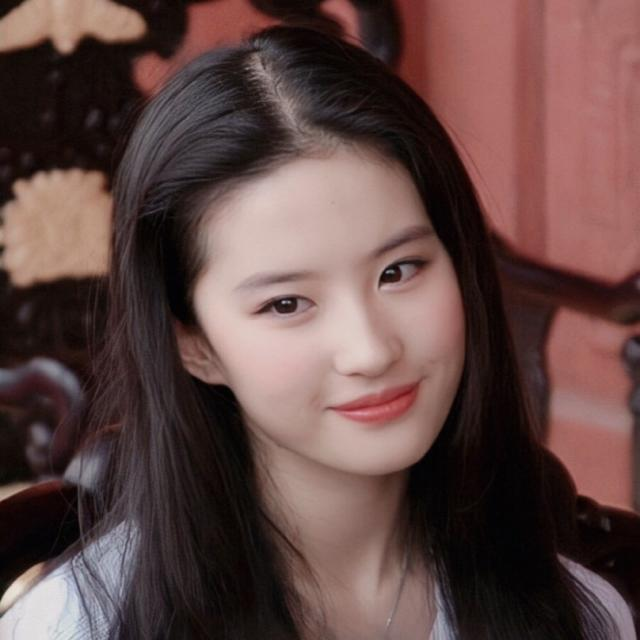
#> input picture core/alignment/test.jpg, 640 x 640 px, found by its file name
$ python face_alignment.py
#> lines starting #> are read from the running program, lines starting #| are printed output that depends on the picture; after the words box and inside, x2 and y2 are one past the last pixel; in counts of white or black regions, pixels touching at a corner belong together
#> further down, test_image is the input picture: shape (640, 640, 3); mean B, G, R 69.3, 71.8, 97.7
### core/alignment/alignment/cv_face_alignment.py
# -*- coding: utf-8 -*-
"""
# --------------------------------------------------------
# @Project: python-learning-notes
# @Author :
# @E-mail :
# @Date   : 2018-08-06 17:19:21
# --------------------------------------------------------
"""
import numpy as np
import cv2
from pybaseutils import image_utils


# [43 lines left out: functions point_affine_transform, image_affine_transform, get_affine_transform, not called in this run]


def alignment_and_crop_face(image, face_size, kpts, kpts_ref=None, align_type="estimate"):
    """
    apply affine transform
    :param image: input image
    :param face_size: out face size
    :param kpts: face landmark,shape=(5, 2).float32
    :param kpts_ref: reference facial points

    :param align_type: transform type, could be one of
            1) 'affine': use the first 3 points to do affine transform,by calling cv2.getAffineTransform()
            2) 'estimate': use all points to do affine transform
    :return:
    """
#> called with kpts = array of shape (5, 2), kpts_ref = array of shape (5, 2), align_type = 'estimate'

    kpts = np.float32(kpts)
    kpts_ref = np.float32(kpts_ref)
    if align_type == "estimate":
        # estimateAffine2D()可以用来估计最优的仿射变换矩阵
        retval, _ = cv2.estimateAffine2D(kpts, kpts_ref)
    elif align_type == "affine":
        # 通过3点对应关系获仿射变换矩阵
        retval = cv2.getAffineTransform(kpts[0:3], kpts_ref[0:3])
    else:
        raise Exception("Error:{}".format(align_type))
    # 进行仿射变换
    face_alig = cv2.warpAffine(image, M=retval, dsize=tuple(face_size))
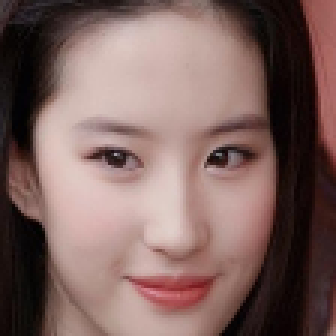
#> face_alig: shape (112, 112, 3) (shown 3 times larger); mean B, G, R 95.1, 99.3, 125.9
    return face_alig


def get_reference_facial_points(square=True, vis=False):
    """
    获得人脸参考关键点,目前支持两种输入的参考关键点,即[96, 112]和[112, 112]
    face_size_ref = [96, 112]
    kpts_ref = [[30.29459953, 51.69630051],
                [65.53179932, 51.50139999],
                [48.02519989, 71.73660278],
                [33.54930115, 92.3655014],
                [62.72990036, 92.20410156]]
    ==================
    face_size_ref = [112, 112]
    kpts_ref = [[38.29459953 51.69630051]
                [73.53179932 51.50139999]
                [56.02519989 71.73660278]
                [41.54930115 92.3655014 ]
                [70.72990036 92.20410156]]

    ==================
    square = True, crop_size = (112, 112)
    square = False,crop_size = (96, 112),
    :param square: True is [112, 112] or False is [96, 112]
    :param vis: True or False,是否显示
    :return:
    """
    # face size[96_112] reference facial points
    face_size_ref = [96, 112]
    kpts_ref = [[30.29459953, 51.69630051],
                [65.53179932, 51.50139999],
                [48.02519989, 71.73660278],
                [33.54930115, 92.3655014],
                [62.72990036, 92.20410156]]
    kpts_ref = np.asarray(kpts_ref)  # kpts_ref_96_112
    # for output_size=[112, 112]
    if square:
        face_size_ref = np.array(face_size_ref)
        size_diff = max(face_size_ref) - face_size_ref
        kpts_ref += size_diff / 2
        face_size_ref += size_diff

    if vis:
        tmp = np.zeros(shape=(face_size_ref[1], face_size_ref[0], 3), dtype=np.uint8)
        tmp = image_utils.draw_landmark(tmp, [kpts_ref], vis_id=False)
        cv2.imshow("ref-Landmark", tmp)
        cv2.waitKey(0)
    return kpts_ref

### core/alignment/face_alignment.py
# -*- coding: utf-8 -*-
"""
# --------------------------------------------------------
# @Author :  bingo
# @E-mail :
# @Date   : 2022-12-31 10:28:46
# --------------------------------------------------------
"""

import os, sys

sys.path.insert(0, os.path.dirname(__file__))
import numpy as np
import cv2
from .alignment import cv_face_alignment
from pybaseutils import image_utils


def show_landmark_boxes(title, image, landmarks, boxes, color=(0, 255, 0)):
    '''
    在图像上绘制人脸框和关键点，用于可视化检测结果
    :param title: 窗口标题
    :param image: 输入图像
    :param landmarks: 关键点列表, e.g. [[[x1, y1], [x2, y2]], [[x1, y1], [x2, y2]]]
    :param boxes:     边框列表, e.g. [[x1, y1, x2, y2], [x1, y1, x2, y2]]
    :return: None
    '''
#> called with title = 'Original Image with Landmarks', boxes = array of shape (1, 4), color = (0, 255, 0)
    vis_image = image.copy()
    # 绘制关键点
    if landmarks is not None:
        for landmark in landmarks:
            for point in landmark:
                x, y = int(point[0]), int(point[1])
                cv2.circle(vis_image, (x, y), 2, (0, 0, 255), -1)
#> this loop made 1 pass
#> vis_image: shape (640, 640, 3); 0.02% of pixels changed, all inside (x1, y1, x2, y2) = (283, 269, 421, 411)
    # 绘制人脸框
    if boxes is not None:
        for box in boxes:
            x1, y1, x2, y2 = map(int, box)
            cv2.rectangle(vis_image, (x1, y1), (x2, y2), color, 2)
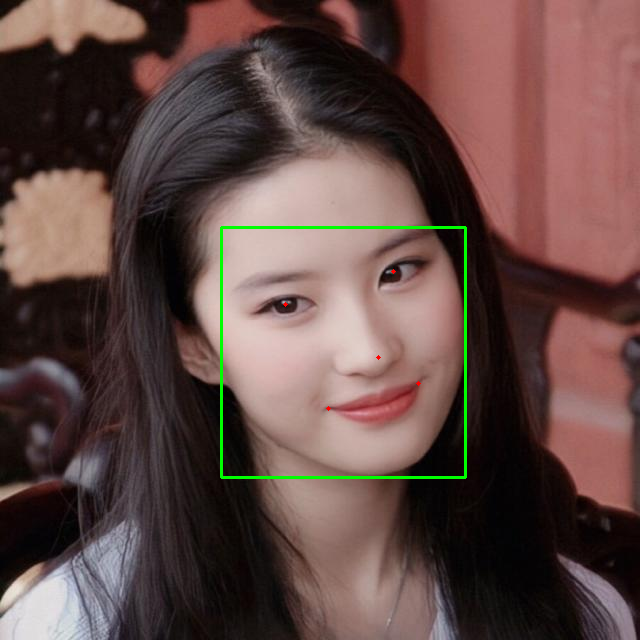
#> vis_image: shape (640, 640, 3); mean B, G, R 68.7, 73.1, 97

    cv2.imshow(title, vis_image)
    cv2.waitKey(0)
    cv2.destroyWindow(title)


def face_alignment(image, landmarks, boxes, vis=False):
    """
    face alignment and crop face ROI
    接收输入图像和人脸关键点，实现基于关键点的仿射变换，将人脸标准化到112x112大小
    :param image: 输入RGB/BGR图像
    :param landmarks: 人脸关键点landmarks(5个点), shape=(5, 2)
    :param vis: 是否可视化矫正效果
    :return: 返回对齐后的112x112人脸图像
    """
    # 1. 设置输出尺寸为112x112，并获取对应的标准参考点
    face_size = [112, 112]
    # 调用 get_reference_facial_points 获取方形脸(112x112)的参考点
    kpts_ref = cv_face_alignment.get_reference_facial_points(square=True, vis=False)

    # 2. 执行人脸对齐和裁剪
    # 调用 alignment_and_crop_face 计算变换矩阵并应用仿射变换
    aligned_face = cv_face_alignment.alignment_and_crop_face(image,face_size=face_size,kpts=landmarks,kpts_ref=kpts_ref,align_type="estimate")

    # 3. 根据vis参数决定是否可视化
    if vis:
        # 显示原始图像和关键点
        print("显示原始图像和关键点...")
        show_landmark_boxes("Original Image with Landmarks", image, [landmarks], boxes)
        # 显示对齐裁剪后的人脸
        print("显示对齐后的112x112人脸图像...")
        cv2.imshow("Aligned Face (112x112)", aligned_face)
        cv2.waitKey(0)
        cv2.destroyAllWindows()

    return aligned_face


if __name__ == "__main__":
    # 创建一个用于测试的空白图像
    image_path = "core/alignment/test.jpg"
    test_image = cv2.imread(image_path)

    if test_image is None:
        print(f"错误：无法加载图像，请确认文件 '{image_path}' 是否存在于脚本所在的目录中。")
    else:
        # !!! 重要 !!!
        # 您必须在此处提供 'text.jpg' 中人脸的实际关键点坐标。
        # 下面是一组示例坐标，请用您自己的坐标替换它们。
        # 坐标顺序: [左眼], [右眼], [鼻尖], [左嘴角], [右嘴角]

        dummy_landmarks = np.array([
            [285.46, 304],   # 示例: 左眼坐标 (x, y)
            [393, 271],   # 示例: 右眼坐标 (x, y)
            [378, 357],   # 示例: 鼻尖坐标 (x, y)
            [328, 408],   # 示例: 左嘴角坐标 (x, y)
            [418, 383]    # 示例: 右嘴角坐标 (x, y)
        ], dtype=np.float32)
        # 【新增】定义一个虚拟的人脸边界框 [x1, y1, x2, y2]
        dummy_boxes = np.array([
            [465, 227.5, 221, 477]
        ])


        print("开始进行人脸对齐测试...")
        # 调用 face_alignment 函数，并开启可视化
        aligned_face_image = face_alignment(test_image, dummy_landmarks,dummy_boxes, vis=True)

        print("\n人脸对齐处理完成。")
